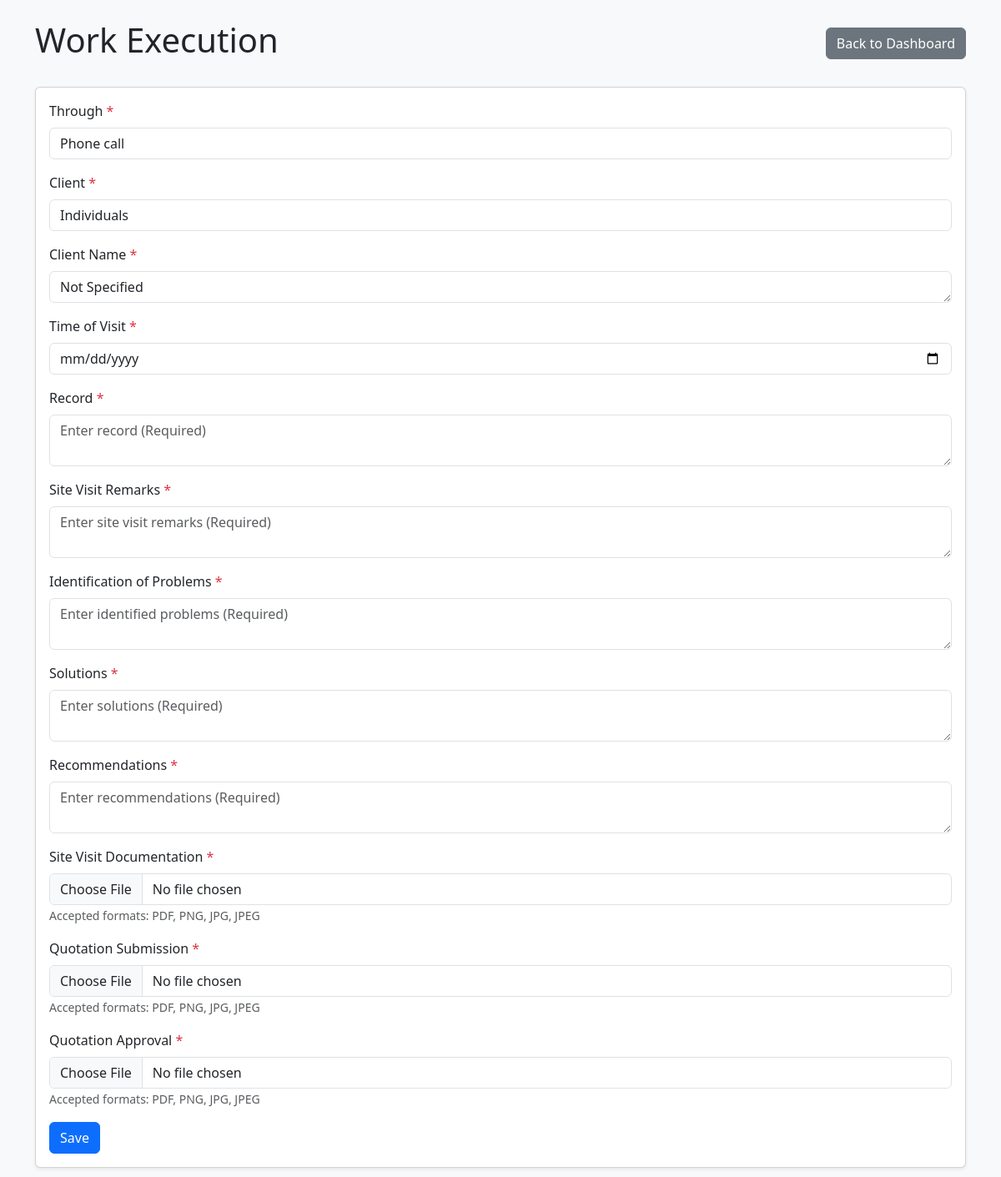
The app's page /work-execution/45/ (signed in), older data.
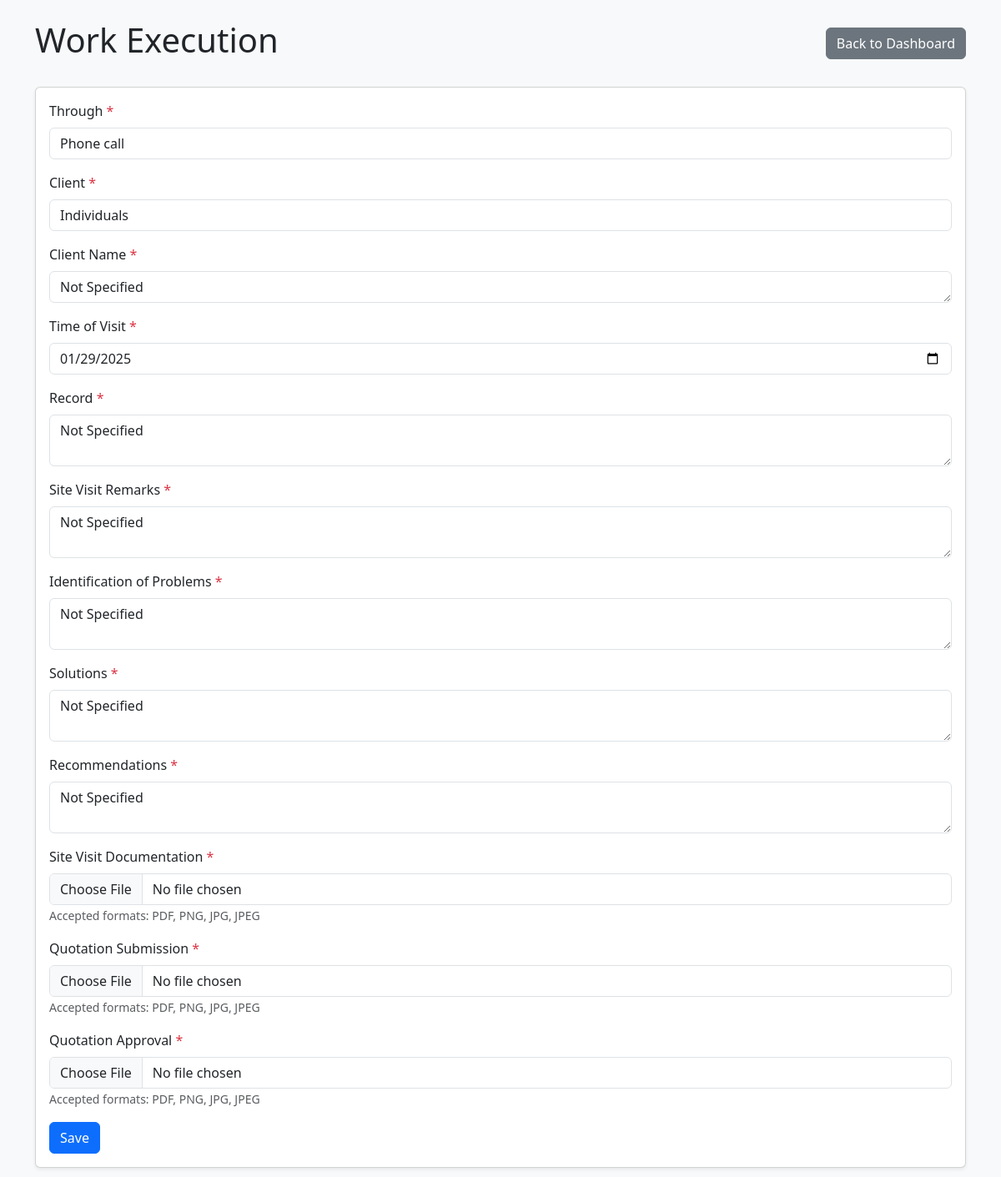
The same page, newer data.
### login/models.py (models this page shows)
class WorkExecution(models.Model):
    THROUGH_CHOICES = [
        ('Phone call', 'Phone call'),
        ('Whatsapp', 'Whatsapp'),
        ('Email', 'Email'),
    ]
    CLIENT_CHOICES = [
        ('Company', 'Company'),
        ('Institutions', 'Institutions'),
        ('Consultants', 'Consultants'),
        ('Engineers', 'Engineers'),
        ('Architects', 'Architects'),
        ('Individuals', 'Individuals'),
    ]
    client_name = models.CharField(max_length=100, default="Not Specified")
    project = models.OneToOneField(Project, on_delete=models.CASCADE, primary_key=True)
    through = models.CharField(max_length=20, choices=THROUGH_CHOICES, default='Phone call')
    client = models.CharField(max_length=20, choices=CLIENT_CHOICES, default='Individuals')
    time_of_visit = models.TextField(default="Not Specified")
    record = models.TextField(default="Not Specified")
    site_visit_remarks = models.TextField(default="Not Specified")
    identification_of_problems = models.TextField(default="Not Specified")
    solutions = models.TextField(default="Not Specified")
    recommendations = models.TextField(default="Not Specified")
    site_visit_documentation = models.FileField(
        upload_to='site_visit_docs/%Y/%m/%d/',
        validators=[FileExtensionValidator(['pdf', 'png', 'jpg', 'jpeg'])],
        null=True,  # Keep this nullable initially
        blank=True  # Keep this blank initially
    )
    quotation_submission = models.FileField(
        upload_to='quotation_submission/%Y/%m/%d/',
        validators=[FileExtensionValidator(['pdf', 'png', 'jpg', 'jpeg'])],
        null=True,  # Keep this nullable initially
        blank=True  # Keep this blank initially
    )
    quotation_approval = models.FileField(
        upload_to='quotation_approval/%Y/%m/%d/',
        validators=[FileExtensionValidator(['pdf', 'png', 'jpg', 'jpeg'])],
        null=True,  # Keep this nullable initially
        blank=True  # Keep this blank initially
    )
    uploaded_at = models.DateTimeField(auto_now_add=True)

### login/views.py (the view, shortened to what this page needs)
# urls.py: path('work-execution/<str:project_id>/', views.work_execution_view, name='work_execution'),
def work_execution_view(request, project_id):
    if 'userid' not in request.session:
        messages.error(request, 'Please log in to access this page')
        return redirect('new_user_login')
    try:
        user = UserRegistration.objects.get(userid=request.session['userid'])
        if user.group.name == 'Managers':
            project = Project.objects.get(project_id=project_id)
        else:
            project = Project.objects.get(project_id=project_id, user=user)
        work_execution, created = WorkExecution.objects.get_or_create(project=project)
        form = WorkExecutionForm(request.POST or None, request.FILES or None, instance=work_execution)
        if form.is_valid():
            form.save()
            messages.success(request, 'Work execution data has been saved successfully!')
            return redirect('work_execution', project_id=project_id)
        return render(request, 'work_execution.html', {
            'form': form,
            'project': project,
            'current_site_visit_doc': work_execution.site_visit_documentation,
            'current_quotation_submission': work_execution.quotation_submission,
            'current_quotation_approval': work_execution.quotation_approval,
        })
    except (UserRegistration.DoesNotExist, Project.DoesNotExist):
        messages.error(request, 'User or project not found.')
        return redirect('portal')

### login/templates/work_execution.html (shortened to what the changed rows need)
<!DOCTYPE html>
<html lang="en">
<head>
    <link href="https://cdnjs.cloudflare.com/ajax/libs/bootstrap/5.3.2/css/bootstrap.min.css" rel="stylesheet">
</head>
<body class="bg-light">
    <div class="container py-4">
        <div class="row">
            <div class="col-12">
                <div class="d-flex justify-content-between align-items-center mb-4">
                    <h1>Work Execution</h1>
                </div>
                <div class="card shadow-sm">
                    <div class="card-body">
                        <form method="post" enctype="multipart/form-data">
                            <div class="mb-3">
                                <label for="{{ form.through.id_for_label }}" class="form-label">Through <span class="text-danger">*</span></label>
                                {{ form.through }}
                            </div>
                            <div class="mb-3">
                                <label for="{{ form.client.id_for_label }}" class="form-label">Client <span class="text-danger">*</span></label>
                                {{ form.client }}
                            </div>
                            <div class="mb-3">
                                <label for="{{ form.client_name.id_for_label }}" class="form-label">Client Name <span class="text-danger">*</span></label>
                                {{ form.client_name }}
                            </div>
                            <div class="mb-3">
                                <label for="{{ form.time_of_visit.id_for_label }}" class="form-label">Time of Visit <span class="text-danger">*</span></label>
                                {{ form.time_of_visit }}
                            </div>
                            <div class="mb-3">
                                <label for="{{ form.record.id_for_label }}" class="form-label">Record <span class="text-danger">*</span></label>
                                {{ form.record }}
                            </div>
                            <div class="mb-3">
                                <label for="{{ form.site_visit_remarks.id_for_label }}" class="form-label">Site Visit Remarks <span class="text-danger">*</span></label>
                                {{ form.site_visit_remarks }}
                            </div>
                            <div class="mb-3">
                                <label for="{{ form.identification_of_problems.id_for_label }}" class="form-label">Identification of Problems <span class="text-danger">*</span></label>
                                {{ form.identification_of_problems }}
                            </div>
                            <div class="mb-3">
                                <label for="{{ form.solutions.id_for_label }}" class="form-label">Solutions <span class="text-danger">*</span></label>
                                {{ form.solutions }}
                            </div>
                            <div class="mb-3">
                                <label for="{{ form.recommendations.id_for_label }}" class="form-label">Recommendations <span class="text-danger">*</span></label>
                                {{ form.recommendations }}
                            </div>
                            <div class="mb-3">
                                <label for="{{ form.site_visit_documentation.id_for_label }}" class="form-label">Site Visit Documentation <span class="text-danger">*</span></label>
                                {{ form.site_visit_documentation }}
                                <small class="text-muted">Accepted formats: PDF, PNG, JPG, JPEG</small>
                            </div>
                            <div class="mb-3">
                                <label for="{{ form.quotation_submission.id_for_label }}" class="form-label">Quotation Submission <span class="text-danger">*</span></label>
                                {{ form.quotation_submission }}
                                <small class="text-muted">Accepted formats: PDF, PNG, JPG, JPEG</small>
                            </div>
                            <div class="mb-3">
                                <label for="{{ form.quotation_approval.id_for_label }}" class="form-label">Quotation Approval <span class="text-danger">*</span></label>
                                {{ form.quotation_approval }}
                                <small class="text-muted">Accepted formats: PDF, PNG, JPG, JPEG</small>
                            </div>
                        </form>
                    </div>
                </div>
            </div>
        </div>
    </div>
</body>
</html>

Row changes from the older to the newer data that the page shows:
changed WorkExecution "Phone call": time_of_visit (not shown) → "01/29/2025"; record (not shown) → "Not Specified"; site_visit_remarks (not shown) → "Not Specified"; identification_of_problems (not shown) → "Not Specified"; solutions (not shown) → "Not Specified"; recommendations (not shown) → "Not Specified"
